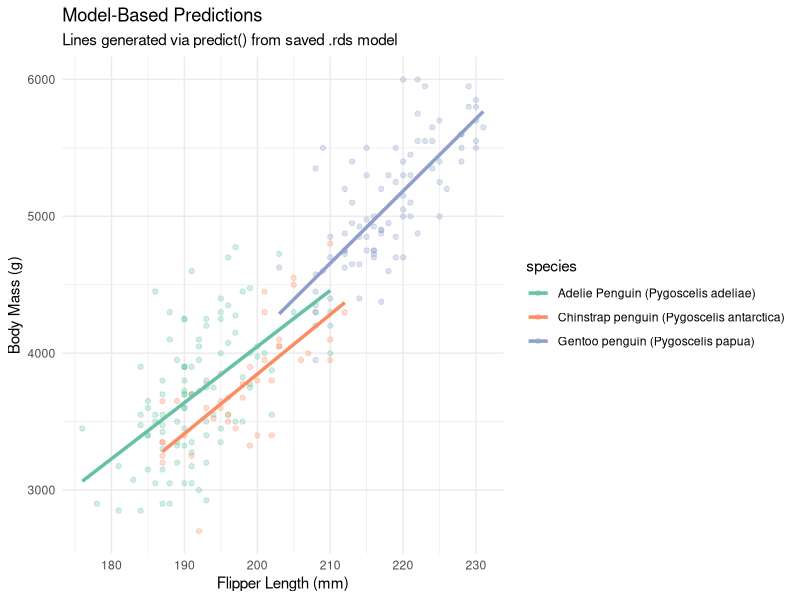

This chart was generated by the following R code:
# The Artist script
#
# communicate the results
# separate Art from Science

library(tidyverse)

# load results
penguins_clean <- read_csv("data/processed_for_analysis.csv")
model_pred <- read_csv("outputs/model_predictions.csv")


# create plot
penguins_plot <- ggplot() +
  # Raw Data Points
  geom_point(data = penguins_clean, 
             aes(x = flipper_length_mm, y = body_mass_g, color = species), 
             alpha = 0.3) +
  # Model Prediction Lines
  geom_line(data = model_pred, 
            aes(x = flipper_length_mm, y = predicted_mass, color = species), 
            linewidth = 1.2) +
  labs(title = "Model-Based Predictions",
       subtitle = "Lines generated via predict() from saved .rds model",
       x = "Flipper Length (mm)",
       y = "Body Mass (g)") +
  scale_color_brewer(palette = "Set2") +
  theme_minimal()


# save plot
ggsave(filename = "outputs/model_plot.png", plot = penguins_plot, 
       dpi = 300, width = 8, height = 6)
